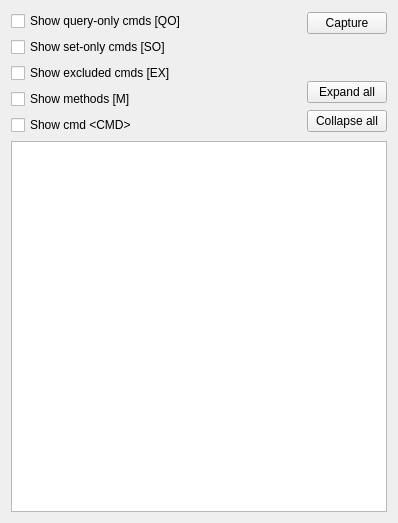
<?xml version="1.0" encoding="UTF-8"?>
<ui version="4.0">
 <class>CommandCaptureWidget</class>
 <widget class="QWidget" name="CommandCaptureWidget">
  <property name="geometry">
   <rect>
    <x>0</x>
    <y>0</y>
    <width>398</width>
    <height>523</height>
   </rect>
  </property>
  <property name="windowTitle">
   <string>Form</string>
  </property>
  <layout class="QVBoxLayout" name="verticalLayout_3">
   <item>
    <layout class="QHBoxLayout" name="horizontalLayout">
     <item>
      <layout class="QVBoxLayout" name="verticalLayout">
       <item>
        <widget class="QCheckBox" name="query_only_checkbox">
         <property name="text">
          <string>Show query-only cmds [QO]</string>
         </property>
        </widget>
       </item>
       <item>
        <widget class="QCheckBox" name="set_only_checkbox">
         <property name="text">
          <string>Show set-only cmds [SO]</string>
         </property>
        </widget>
       </item>
       <item>
        <widget class="QCheckBox" name="excluded_checkbox">
         <property name="text">
          <string>Show excluded cmds [EX]</string>
         </property>
        </widget>
       </item>
       <item>
        <widget class="QCheckBox" name="method_checkbox">
         <property name="text">
          <string>Show methods [M]</string>
         </property>
        </widget>
       </item>
       <item>
        <widget class="QCheckBox" name="raw_command_checkbox">
         <property name="text">
          <string>Show cmd &lt;CMD&gt;</string>
         </property>
        </widget>
       </item>
      </layout>
     </item>
     <item>
      <spacer name="horizontalSpacer">
       <property name="orientation">
        <enum>Qt::Horizontal</enum>
       </property>
       <property name="sizeHint" stdset="0">
        <size>
         <width>40</width>
         <height>20</height>
        </size>
       </property>
      </spacer>
     </item>
     <item>
      <layout class="QVBoxLayout" name="verticalLayout_2">
       <item>
        <widget class="QPushButton" name="capture_button">
         <property name="text">
          <string>Capture</string>
         </property>
        </widget>
       </item>
       <item>
        <spacer name="verticalSpacer">
         <property name="orientation">
          <enum>Qt::Vertical</enum>
         </property>
         <property name="sizeType">
          <enum>QSizePolicy::Minimum</enum>
         </property>
         <property name="sizeHint" stdset="0">
          <size>
           <width>20</width>
           <height>40</height>
          </size>
         </property>
        </spacer>
       </item>
       <item>
        <widget class="QPushButton" name="expand_button">
         <property name="text">
          <string>Expand all</string>
         </property>
        </widget>
       </item>
       <item>
        <widget class="QPushButton" name="collapse_button">
         <property name="text">
          <string>Collapse all</string>
         </property>
        </widget>
       </item>
      </layout>
     </item>
    </layout>
   </item>
   <item>
    <widget class="QTreeView" name="tree_view"/>
   </item>
  </layout>
 </widget>
 <resources/>
 <connections/>
</ui>
